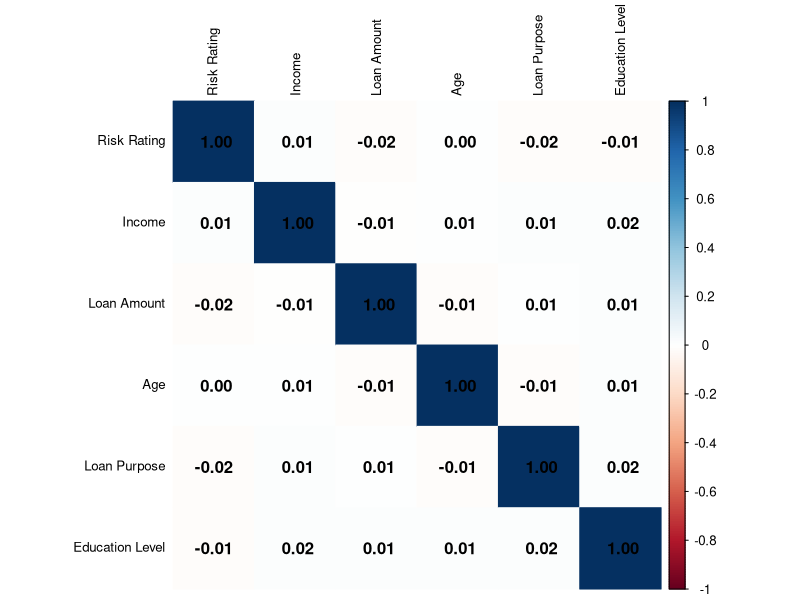
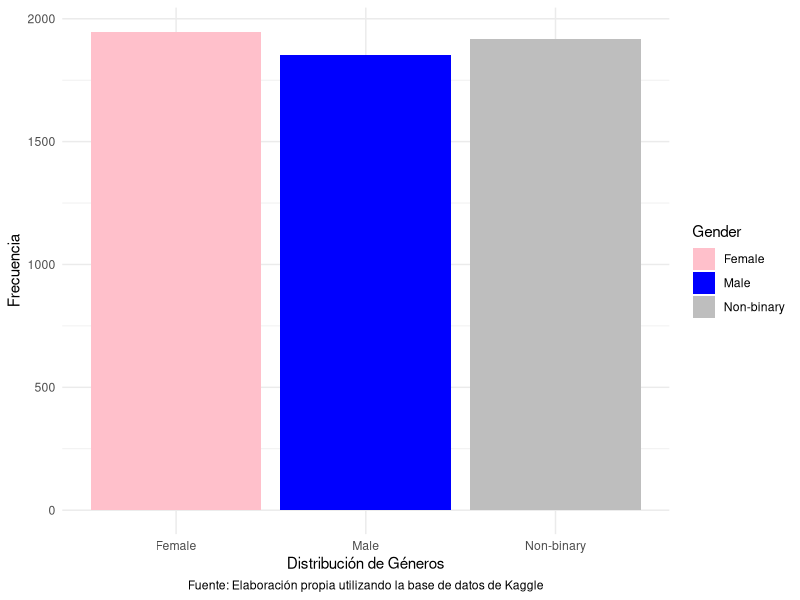
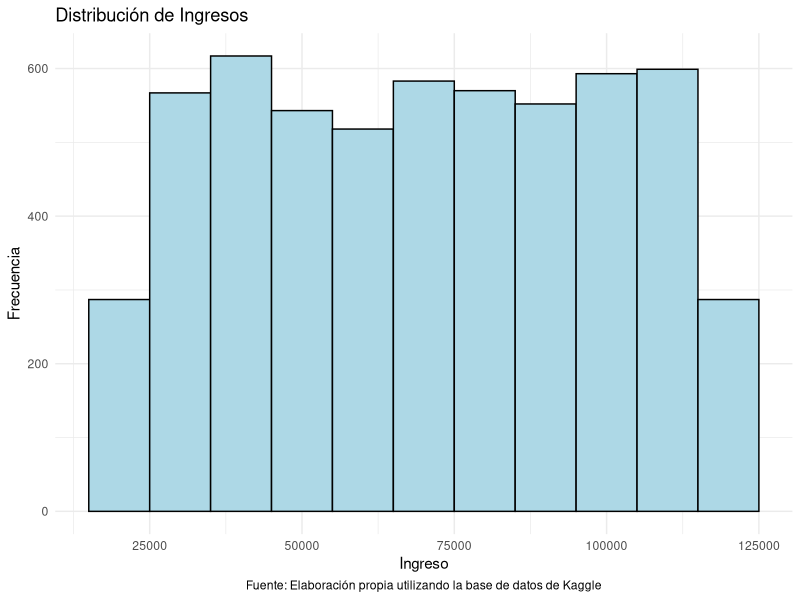
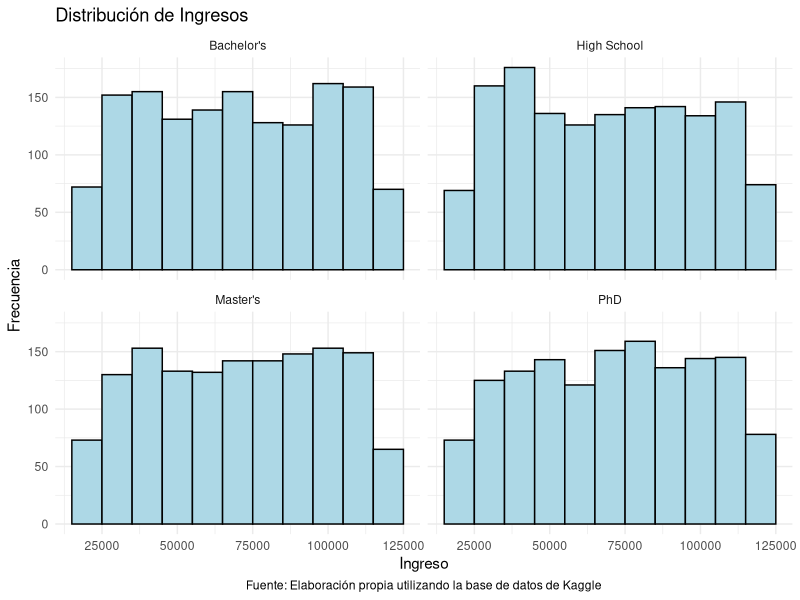
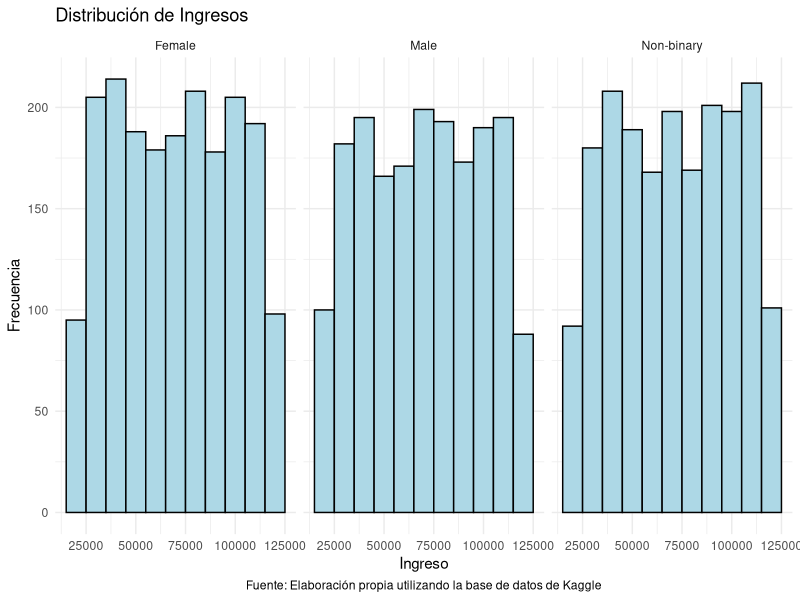
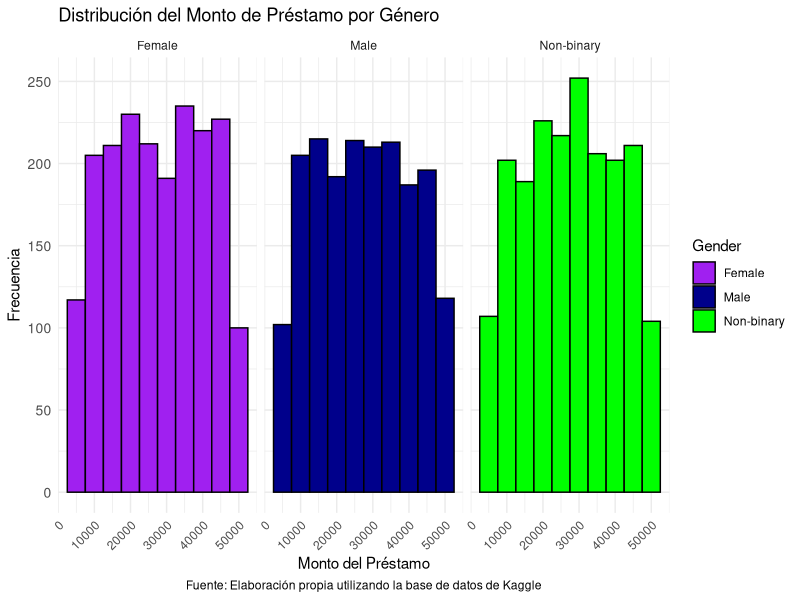
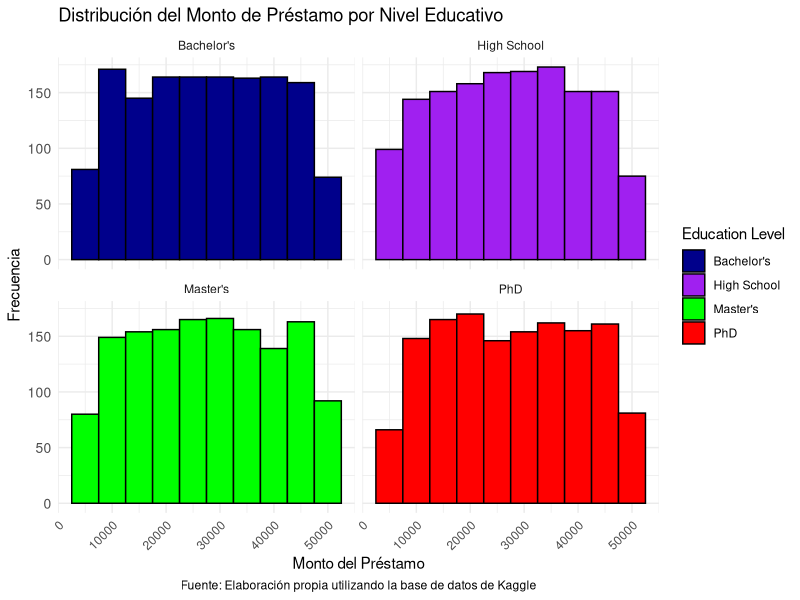
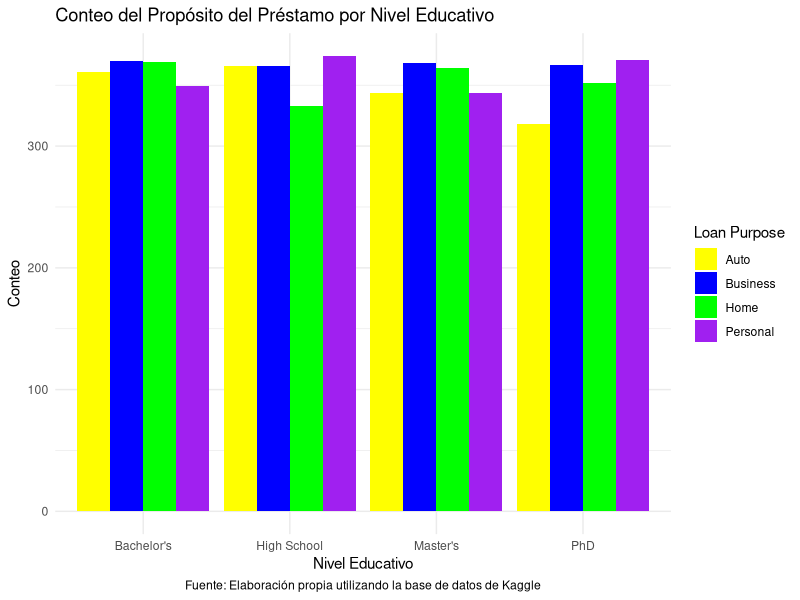

The R script that drew these images, in order:
## ---- chunk 1
library(readr)
base_financial_risk_assessment <- read_delim("base-financial-risk-assessment.csv", 
    delim = ";", escape_double = FALSE, trim_ws = TRUE)
## ---- chunk 2
head(base_financial_risk_assessment)
## ---- chunk 3
Base_limpia <- na.omit(base_financial_risk_assessment)
head(Base_limpia)
## ---- chunk 4
# Instalar kableExtra si no lo tienes
# install.packages("kableExtra") 

library(dplyr)
library(tidyr)
library(knitr)
library(kableExtra)

# Como nuestras variables no son del todo numéricas, hay que hacerlo para las variables que son numéricas y para las variables que son categóricas. 

# Primero hacemos las variables numéricas.
resumen_numericas <- Base_limpia %>%
  summarise(
    Edad_Media = mean(Age, na.rm = TRUE),
    Edad_Minima = min(Age, na.rm = TRUE),
    Edad_Maxima = max(Age, na.rm = TRUE),
    Ingreso_Medio = mean(Income, na.rm = TRUE),
    Ingreso_Varianza = var(Income, na.rm = TRUE),
    Ingreso_Minimo = min(Income, na.rm = TRUE),
    Ingreso_Maximo = max(Income, na.rm = TRUE),
    Prestamo_Medio = mean(`Loan Amount`, na.rm = TRUE),
    Prestamo_Varianza = var(`Loan Amount`, na.rm = TRUE),
    Prestamo_Minimo = min(`Loan Amount`, na.rm = TRUE),
    Prestamo_Maximo = max(`Loan Amount`, na.rm = TRUE)
  )

# Variables Categóricas
resumen_categoricas <- tibble(
  Variable = c("Nivel de Educación", "Género", "Estado Civil"),
  Frecuencia = c(
    paste(names(table(Base_limpia$`Education Level`)), collapse = ", "),
    paste(names(table(Base_limpia$Gender)), collapse = ", "),
    paste(names(table(Base_limpia$`Marital Status`)), collapse = ", ")
  )
)

# Luego resumimos la información en un cuadro, para presentarlo mejor.
tabla_resumen <- data.frame(
  Variable = c("Edad", "Ingresos", "Monto del Préstamo", resumen_categoricas$Variable),
  Media = c(resumen_numericas$Edad_Media, resumen_numericas$Ingreso_Medio, resumen_numericas$Prestamo_Medio, rep(NA, 3)),
  Varianza = c(NA, resumen_numericas$Ingreso_Varianza, resumen_numericas$Prestamo_Varianza, rep(NA, 3)),
  Mínimo = c(resumen_numericas$Edad_Minima, resumen_numericas$Ingreso_Minimo, resumen_numericas$Prestamo_Minimo, rep(NA, 3)),
  Máximo = c(resumen_numericas$Edad_Maxima, resumen_numericas$Ingreso_Maximo, resumen_numericas$Prestamo_Maximo, rep(NA, 3)),
  Frecuencia = c(rep(NA, 3), resumen_categoricas$Frecuencia)
)

# Mostrar la tabla con la descripción
tabla_resumen_kable <- kable(tabla_resumen, caption = "Resumen de Variables Numéricas y Categóricas") %>%
  kable_styling() %>%
  add_header_above(c(" " = 1, "Resumen" = 5)) 
tabla_resumen_kable <- tabla_resumen_kable %>%
  kableExtra::footnote(general = "Fuente: Elaboración propia utilizando la base de datos de Kaggle")
tabla_resumen_kable
## ---- chunk 5
# Instalar kableExtra si no lo tienes
# install.packages("kableExtra") 

library(dplyr)
library(tidyr)
library(knitr)
library(kableExtra)

# Como nuestras variables no son del todo numéricas, hay que hacerlo para las variables que son numéricas y para las variables que son categóricas. 

# Primero hacemos las variables numéricas.
resumen_numericas <- Base_limpia %>%
  summarise(
    Edad_Media = mean(Age, na.rm = TRUE),
    Edad_Minima = min(Age, na.rm = TRUE),
    Edad_Maxima = max(Age, na.rm = TRUE),
    Ingreso_Medio = mean(Income, na.rm = TRUE),
    Ingreso_Varianza = var(Income, na.rm = TRUE),
    Ingreso_Minimo = min(Income, na.rm = TRUE),
    Ingreso_Maximo = max(Income, na.rm = TRUE),
    Prestamo_Medio = mean(`Loan Amount`, na.rm = TRUE),
    Prestamo_Varianza = var(`Loan Amount`, na.rm = TRUE),
    Prestamo_Minimo = min(`Loan Amount`, na.rm = TRUE),
    Prestamo_Maximo = max(`Loan Amount`, na.rm = TRUE)
  )

# Variables Categóricas
resumen_categoricas <- tibble(
  Variable = c("Nivel de Educación", "Género", "Estado Civil"),
  Frecuencia = c(
    paste(names(table(Base_limpia$`Education Level`)), collapse = ", "),
    paste(names(table(Base_limpia$Gender)), collapse = ", "),
    paste(names(table(Base_limpia$`Marital Status`)), collapse = ", ")
  )
)

# Luego resumimos la información en un cuadro, para presentarlo mejor.
tabla_resumen <- data.frame(
  Variable = c("Edad", "Ingresos", "Monto del Préstamo", resumen_categoricas$Variable),
  Media = c(resumen_numericas$Edad_Media, resumen_numericas$Ingreso_Medio, resumen_numericas$Prestamo_Medio, rep(NA, 3)),
  Varianza = c(NA, resumen_numericas$Ingreso_Varianza, resumen_numericas$Prestamo_Varianza, rep(NA, 3)),
  Mínimo = c(resumen_numericas$Edad_Minima, resumen_numericas$Ingreso_Minimo, resumen_numericas$Prestamo_Minimo, rep(NA, 3)),
  Máximo = c(resumen_numericas$Edad_Maxima, resumen_numericas$Ingreso_Maximo, resumen_numericas$Prestamo_Maximo, rep(NA, 3)),
  Frecuencia = c(rep(NA, 3), resumen_categoricas$Frecuencia)
)

# Mostrar la tabla con la descripción
tabla_resumen_kable <- kable(tabla_resumen, caption = "Resumen de Variables Numéricas y Categóricas") %>%
  kable_styling() %>%
  add_header_above(c(" " = 1, "Resumen" = 5)) 

# Agregar la fuente de la tabla como pie de página
tabla_resumen_kable <- tabla_resumen_kable %>%
  kableExtra::footnote(general = "Fuente: Elaboración propia utilizando la base de datos de Kaggle")

# Mostrar la tabla final
tabla_resumen_kable

## ---- chunk 6
library(dplyr)

# Calculamos las estadísticas de interés para las variables y las almacenamos en un solo data.frame
resultado <- Base_limpia %>% 
  summarise(
    # Estadísticos para la variable edad/Age
    media_edad = mean(Age, na.rm = TRUE),
    varianza_edad = var(Age, na.rm = TRUE),
    min_edad = min(Age, na.rm = TRUE),
    max_edad = max(Age, na.rm = TRUE),
    
    # Estadísticos para la variable ingreso/Income
    media_ingresos = mean(Income, na.rm = TRUE),
    varianza_ingresos = var(Income, na.rm = TRUE),
    min_ingresos = min(Income, na.rm = TRUE),
    max_ingresos = max(Income, na.rm = TRUE),
    
    # Estadísticos para la variable record_crediticio/Credit Score
    media_record_crediticio = mean(`Credit Score`, na.rm = TRUE),
    varianza_record_crediticio = var(`Credit Score`, na.rm = TRUE),
    min_record_crediticio = min(`Credit Score`, na.rm = TRUE),
    max_record_crediticio = max(`Credit Score`, na.rm = TRUE),
    
    # Estadísticos para la variable monto del préstamo/Loan Amount
    media_monto_prestamo = mean(`Loan Amount`, na.rm = TRUE),
    varianza_monto_prestamo = var(`Loan Amount`, na.rm = TRUE),
    min_monto_prestamo = min(`Loan Amount`, na.rm = TRUE),
    max_monto_prestamo = max(`Loan Amount`, na.rm = TRUE),
    
    # Estadísticos para la variable años de trabajo/Years at Current Job
    media_anyos_trabajo = mean(`Years at Current Job`, na.rm = TRUE),
    varianza_anyos_trabajo = var(`Years at Current Job`, na.rm = TRUE),
    min_anyos_trabajo = min(`Years at Current Job`, na.rm = TRUE),
    max_anyos_trabajo = max(`Years at Current Job`, na.rm = TRUE)
  )

# Imprimimos el resultado
print(resultado)

## ---- chunk 7
resultado$media_edad

resultado$varianza_edad

resultado$min_edad

resultado$max_edad

## ---- chunk 8
resultado$media_ingresos

resultado$varianza_ingresos

resultado$min_ingresos

resultado$max_ingresos

## ---- chunk 9

resultado$media_monto_prestamo

resultado$varianza_monto_prestamo

resultado$min_monto_prestamo

resultado$max_monto_prestamo

## ---- chunk 10
library(knitr)
library(kableExtra)

# Creamos una tabla para resumir la información obtenida
tabla_resumen <- data.frame(
  Variable = c("Edad", "Ingresos", "Monto del Préstamo"),
  Media = c(resultado$media_edad, resultado$media_ingresos, resultado$media_monto_prestamo),
  Varianza = c(NA, resultado$varianza_ingresos, resultado$varianza_monto_prestamo),
  Mínimo = c(resultado$min_edad, resultado$min_ingresos, resultado$min_monto_prestamo),
  Máximo = c(resultado$max_edad, resultado$max_ingresos, resultado$max_monto_prestamo)
)

# Mostramos la tabla con la descripción
tabla_resumen_kable <- kable(tabla_resumen, caption = "Resumen de Variables: Edad, Ingresos y Monto del Préstamo") %>%
  kable_styling()

tabla_resumen_kable <- tabla_resumen_kable %>%
  kableExtra::footnote(general = "Fuente: Elaboración propia utilizando la base de datos de Kaggle")

tabla_resumen_kable

## ---- chunk 11
library(dplyr)
library(corrplot)

# Escogemos las variables que nos interesan para la matriz de correlación.
Base_correlacion <- Base_limpia %>%
  select(`Risk Rating`, Income, `Loan Amount`, Age, `Loan Purpose`, `Education Level`)

# Como hay variables categóricas, entonces vamos a convertir las variables a numérico, para poder hacer la correlación.
Base_correlacion$`Risk Rating` <- as.numeric(as.factor(Base_correlacion$`Risk Rating`))
Base_correlacion$`Loan Purpose` <- as.numeric(as.factor(Base_correlacion$`Loan Purpose`))
Base_correlacion$`Education Level` <- as.numeric(as.factor(Base_correlacion$`Education Level`))

# Calculamos la matriz de correlación
matriz_correlacion <- cor(Base_correlacion, use = "complete.obs", method = "pearson")
print(matriz_correlacion)

# Creamos el gráfico de la matriz de correlación
corrplot(matriz_correlacion, method = "color", addCoef.col = "black", tl.col = "black", tl.cex = 0.8)

mtext("Fuente: Elaboración propia utilizando la base de datos de Kaggle", side = 1, line = 4, adj = 0.5, cex = 0.8, outer = TRUE)



## ---- chunk 12
library(ggplot2)
# Gráfico con las distribuciones del género
ggplot(Base_limpia, aes(x = Gender, fill = Gender)) +
  geom_bar() +
  scale_fill_manual(values = c("Male" = "blue", "Female" = "pink", "Non-binary" = "gray")) +
  labs(x = "Distribución de Géneros", y = "Frecuencia") + theme_minimal() +
  labs(caption = "Fuente: Elaboración propia utilizando la base de datos de Kaggle") +
theme(plot.caption = element_text(hjust = 0.5)) 

## ---- chunk 13
library(ggplot2)
ggplot(Base_limpia, aes(x = Income)) + 
  geom_histogram(binwidth = 10000, fill = "lightblue", color = "black") + 
  labs(x = "Ingreso", y = "Frecuencia", title = "Distribución de Ingresos") +
 theme_minimal() +
  labs(caption = "Fuente: Elaboración propia utilizando la base de datos de Kaggle") +
theme(plot.caption = element_text(hjust = 0.5)) 
## ---- chunk 14
library(ggplot2)
ggplot(Base_limpia, aes(x = Income)) + 
  geom_histogram(binwidth = 10000, fill = "lightblue", color = "black") + 
  labs(x = "Ingreso", y = "Frecuencia", title = "Distribución de Ingresos") + theme_minimal() +
  facet_wrap(~ `Education Level`) + # Facet por nivel educativo
  labs(caption = "Fuente: Elaboración propia utilizando la base de datos de Kaggle") +
theme(plot.caption = element_text(hjust = 0.5)) 
## ---- chunk 15
library(ggplot2)
ggplot(Base_limpia, aes(x = Income)) + 
  geom_histogram(binwidth = 10000, fill = "lightblue", color = "black") + 
  labs(x = "Ingreso", y = "Frecuencia", title = "Distribución de Ingresos") + theme_minimal() +
  facet_wrap(~ Gender) + # Facet Género
  labs(caption = "Fuente: Elaboración propia utilizando la base de datos de Kaggle") +
theme(plot.caption = element_text(hjust = 0.5)) 
## ---- chunk 16
library(ggplot2)

ggplot(Base_limpia, aes(x = `Loan Amount`, fill = Gender)) +  
  geom_histogram(binwidth = 5000, color = "black", position = "identity") +  
  scale_fill_manual(values = c("Male" = "darkblue", "Female" = "purple", "Non-binary" = "green")) +  
  facet_wrap(~ Gender) +  
  labs(x = "Monto del Préstamo", y = "Frecuencia", title = "Distribución del Monto de Préstamo por Género") + 
  theme_minimal() +
  theme(axis.text.y = element_text(size = 10), # Ajustamos el tamaño del texto
        axis.text.x = element_text(angle = 45, hjust = 1)) + #Rotamos el texto
  labs(caption = "Fuente: Elaboración propia utilizando la base de datos de Kaggle") +
theme(plot.caption = element_text(hjust = 0.5)) 


## ---- chunk 17
library(ggplot2)

ggplot(Base_limpia, aes(x = `Loan Amount`, fill = `Education Level`)) +  
  geom_histogram(binwidth = 5000, color = "black", position = "identity") +  
  scale_fill_manual(values = c("Bachelor's" = "darkblue", "High School" = "purple", "Master's" = "green", "PhD" = "red")) +  
  facet_wrap(~ `Education Level`) +  
  labs(x = "Monto del Préstamo", y = "Frecuencia", title = "Distribución del Monto de Préstamo por Nivel Educativo") + 
  theme_minimal() +
  theme(axis.text.y = element_text(size = 10), # Ajustamos el tamaño del texto
        axis.text.x = element_text(angle = 45, hjust = 1)) + #Rotamos el texto
  labs(caption = "Fuente: Elaboración propia utilizando la base de datos de Kaggle") +
theme(plot.caption = element_text(hjust = 0.5)) 
## ---- chunk 18
library(ggplot2)
library(dplyr)

# Contar las combinaciones de Education Level y Loan Purpose
Base_count <- Base_limpia %>%
  group_by(`Education Level`, `Loan Purpose`) %>%
  summarise(Count = n(), .groups = 'drop')

# Gráfico de barras para visualizar el conteo
ggplot(Base_count, aes(x = `Education Level`, y = Count, fill = `Loan Purpose`)) +
  geom_bar(stat = "identity", position = "dodge") +  # Usa barras para mostrar el conteo
  labs(x = "Nivel Educativo", y = "Conteo", title = "Conteo del Propósito del Préstamo por Nivel Educativo") +
  scale_fill_manual(values = c("Business" = "blue", "Personal" = "purple", "Home" = "green", "Auto" = "yellow")) +
  theme_minimal() +
  labs(caption = "Fuente: Elaboración propia utilizando la base de datos de Kaggle") +
theme(plot.caption = element_text(hjust = 0.5)) 

## ---- chunk 19
library(ggplot2)
ggplot(Base_limpia, aes(x = Age, fill = `Risk Rating`)) +
  geom_bar() +  
  labs(x = "Edad", y = "Conteo", title = "Distribución de Calificación de Riesgo por Edad") + 
  theme_minimal() +  
  scale_fill_brewer(palette = "Set1")  +
  labs(caption = "Fuente: Elaboración propia utilizando la base de datos de Kaggle") +
theme(plot.caption = element_text(hjust = 0.5)) 
## ---- chunk 20
library(ggplot2)

ggplot(Base_limpia, aes(x = `Risk Rating`, fill = `Education Level`)) +  
  geom_bar(color = "black", position = "identity") +  
  scale_fill_manual(values = c("Bachelor's" = "darkblue", "High School" = "purple", "Master's" = "green", "PhD" = "red")) +  
  facet_wrap(~ `Education Level`) +  
  labs(x = "Calificación de Riesgo", y = "Frecuencia", title = "Distribución de la Calificación de Riesgo por Nivel Educativo") + 
  theme_minimal() +
  theme(axis.text.y = element_text(size = 10), # Ajustamos el tamaño del texto
        axis.text.x = element_text(angle = 45, hjust = 1)) + # Rotamos el texto
  labs(caption = "Fuente: Elaboración propia utilizando la base de datos de Kaggle") +
theme(plot.caption = element_text(hjust = 0.5)) 


## ---- chunk 21
library(ggplot2)

ggplot(Base_limpia, aes(x = `Risk Rating`, y = Income, fill = `Risk Rating`)) +  
  geom_boxplot(color = "black") +  
  scale_fill_manual(values = c("Low" = "green", "Medium" = "yellow", "High" = "red", "Very High" = "purple")) +  
  labs(x = "Calificación de Riesgo", y = "Ingreso", title = "Comparación de la Calificación de Riesgo con el Ingreso") + 
  theme_minimal() +
  theme(axis.text.y = element_text(size = 10), # Ajustamos el tamaño del texto
        axis.text.x = element_text(angle = 45, hjust = 1))  +# Rotamos el texto
  labs(caption = "Fuente: Elaboración propia utilizando la base de datos de Kaggle") +
theme(plot.caption = element_text(hjust = 0.5)) 

## ---- chunk 22
library(ggplot2)

ggplot(Base_limpia, aes(x = `Loan Purpose`, fill = `Risk Rating`)) +  
  geom_bar(position = "fill", color = "black") +  
  scale_fill_manual(values = c("Low" = "green", "Medium" = "yellow", "High" = "red", "Very High" = "purple")) +  
  labs(x = "Propósito del Préstamo", y = "Proporción", title = "Distribución de la Calificación de Riesgo según el Propósito del Préstamo") + 
  theme_minimal() +
  theme(axis.text.x = element_text(angle = 45, hjust = 1)) + # Rotamos el texto para mejorar la legibilidad
  labs(caption = "Fuente: Elaboración propia utilizando la base de datos de Kaggle") +
theme(plot.caption = element_text(hjust = 0.5)) 

## ---- chunk 23
library(ggplot2)

ggplot(Base_limpia, aes(x = `Risk Rating`, y = `Loan Amount`, fill = `Risk Rating`)) +  
  geom_boxplot(color = "black") +  
  scale_fill_manual(values = c("Low" = "green", "Medium" = "yellow", "High" = "red", "Very High" = "purple")) +  
  labs(x = "Calificación de Riesgo", y = "Monto del Préstamo", title = "Comparación de la Calificación de Riesgo con el Monto del Préstamo") + 
  theme_minimal() +
  theme(axis.text.y = element_text(size = 10), # Ajustamos el tamaño del texto
        axis.text.x = element_text(angle = 45, hjust = 1))  + # Rotamos el texto 
labs(caption = "Fuente: Elaboración propia utilizando la base de datos de Kaggle") +
theme(plot.caption = element_text(hjust = 0.5)) 


## ---- chunk 24
# Cargar la librería si no está instalada
if (!requireNamespace("kableExtra", quietly = TRUE)) {
  install.packages("kableExtra")
}
library(kableExtra)

# Crear el data frame
data <- data.frame(
  Encabezado = c("Nombre de Su hallazgo", 
                 "Resumen en una Oración", 
                 "Problemas o Posibles Desafíos", 
                 "Resumen en un párrafo"),
  Contenido = c("Poca Correlación entre las variables.", 
                "Encontramos que las variables a utilizar no presentan una correlación fuerte, según el índice de Pearson.", 
                "La conversión de variable categórica a variable numérica puede estar afectando al resultado. Además, podría ser que la relación entre las variables en realidad no es lineal.", 
                "Al utilizar el índice de correlación de Pearson, hay que utilizar variables numéricas, por lo que se utiliza una conversión de las variables categóricas a variables numéricas para poder realizar dicho cálculo, sin embargo se encuentra que las variables no están teniendo una relación, al menos de manera lineal que es lo que calcula dicho índice.")
)

# Crear la tabla con la información, adaptándose al formato de salida
if (knitr::is_html_output()) {
  # Si el formato es HTML
  kable(data, col.names = c("Encabezado", "Contenido"), 
        format = "html", 
        escape = FALSE) %>%
    kable_styling(full_width = FALSE) %>%
    add_header_above(c("Hallazgo de Resultado 1" = 2), bold = TRUE)
} else {
  # Si el formato es PDF
  kable(data, col.names = c("Encabezado", "Contenido"), 
        format = "latex", 
        booktabs = TRUE) %>%
    kable_styling(latex_options = c("striped", "hold_position"))
}
## ---- chunk 25
# Cargar la librería si no está instalada
if (!requireNamespace("kableExtra", quietly = TRUE)) {
  install.packages("kableExtra")
}
library(kableExtra)

# Crear el data frame con la información
data <- data.frame(
  Encabezado = c("Nombre de Su hallazgo", 
                 "Resumen en una Oración", 
                 "Problemas o Posibles Desafíos", 
                 "Resumen en un párrafo"),
  Contenido = c("Datos muy Iguales", 
                "A la hora de graficar las variables se puede observar que los datos tienen distribuciones muy similares", 
                "Este problema se puede estar ocasionando debido a que las variables de la base de datos se parecen mucho.", 
                "Al realizar las diferentes gráficas, con el objetivo de observar la distribución de los datos, sin embargo se nota que las gráficas no presentan muchas diferencias.")
)

# Crear la tabla con la información, adaptándose al formato de salida
if (knitr::is_html_output()) {
  # Si el formato es HTML
  kable(data, col.names = c("Encabezado", "Contenido"), 
        format = "html", 
        escape = FALSE) %>%
    kable_styling(full_width = FALSE) %>%
    add_header_above(c("Hallazgo de Resultado 2" = 2), bold = TRUE)
} else {
  # Si el formato es PDF
  kable(data, col.names = c("Encabezado", "Contenido"), 
        format = "latex", 
        booktabs = TRUE) %>%
    kable_styling(latex_options = c("striped", "hold_position")) %>%
    add_header_above(c("Hallazgo de Resultado 2" = 2), bold = TRUE)
}
## ---- chunk 26
# Cargar la librería si no está instalada
if (!requireNamespace("kableExtra", quietly = TRUE)) {
  install.packages("kableExtra")
}
library(kableExtra)

# Crear el data frame con la información
data <- data.frame(
  Encabezado = c("Nombre de Su hallazgo", 
                 "Resumen en una Oración", 
                 "Problemas o Posibles Desafíos", 
                 "Resumen en un párrafo"),
  Contenido = c("Dificultad a la hora de trabajar con variables categóricas y numéricas.", 
                "Buscar correlaciones en variables que no son del mismo tipo puede ocasionar problemas.", 
                "A la hora de tratar variables categóricas con variables numéricas, se puede estar perdiendo información, debido a que muchas de las técnicas normalmente utilizadas son para variables numéricas.", 
                "Durante el proceso de tratamiento de datos, hemos observado como los datos se comportan de maneras diferentes a las esperadas, esto se puede deber a un mal tratamiento de las variables categóricas.")
)

# Crear la tabla con la información, adaptándose al formato de salida
if (knitr::is_html_output()) {
  # Si el formato es HTML
  kable(data, col.names = c("Encabezado", "Contenido"), 
        format = "html", 
        escape = FALSE) %>%
    kable_styling(full_width = FALSE) %>%
    add_header_above(c("Hallazgo de Resultado 3" = 2), bold = TRUE)
} else {
  # Si el formato es PDF
  kable(data, col.names = c("Encabezado", "Contenido"), 
        format = "latex", 
        booktabs = TRUE) %>%
    kable_styling(latex_options = c("striped", "hold_position")) %>%
    add_header_above(c("Hallazgo de Resultado 3" = 2), bold = TRUE)
}
